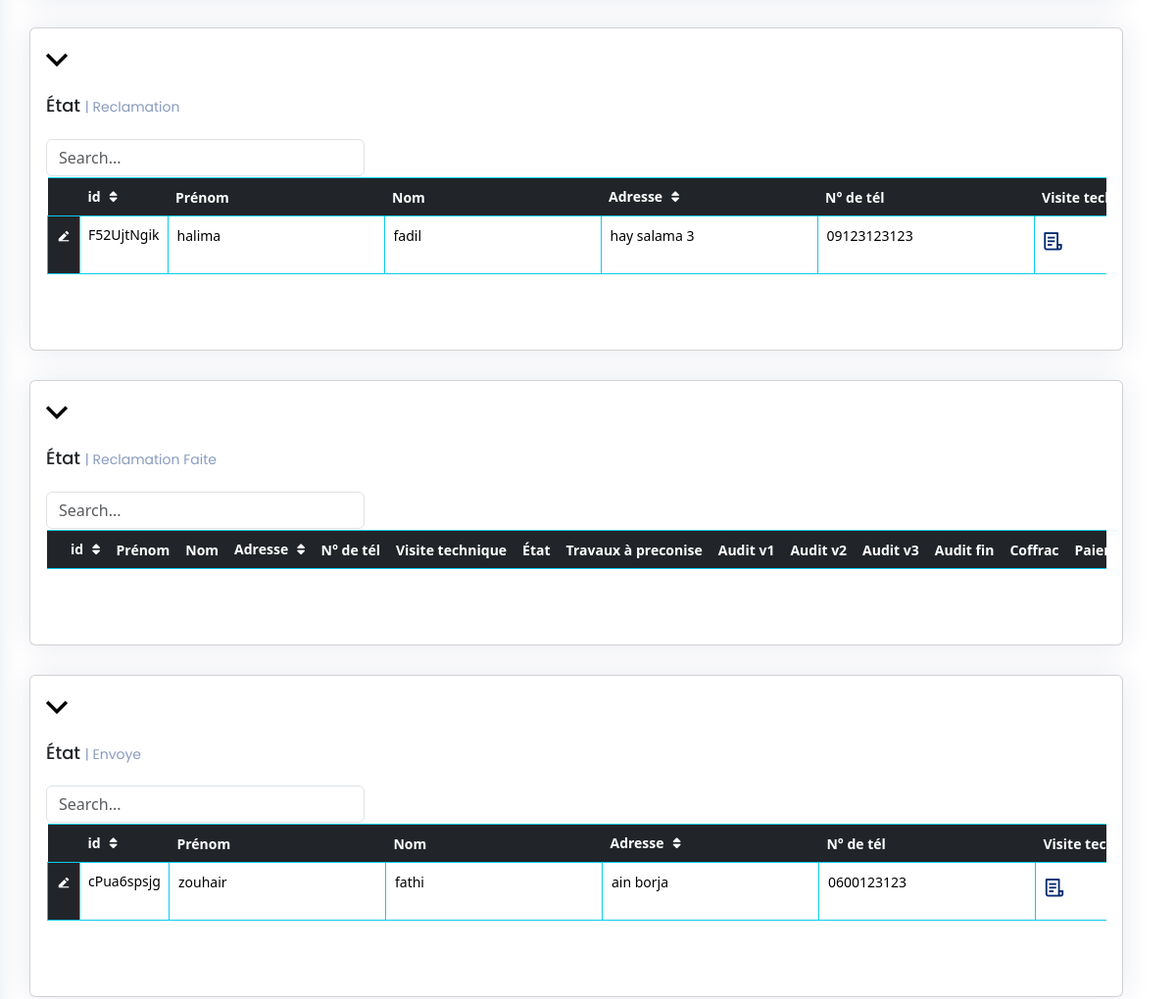
The page /formT/ (signed in, middle part) on the database as committed earlier.
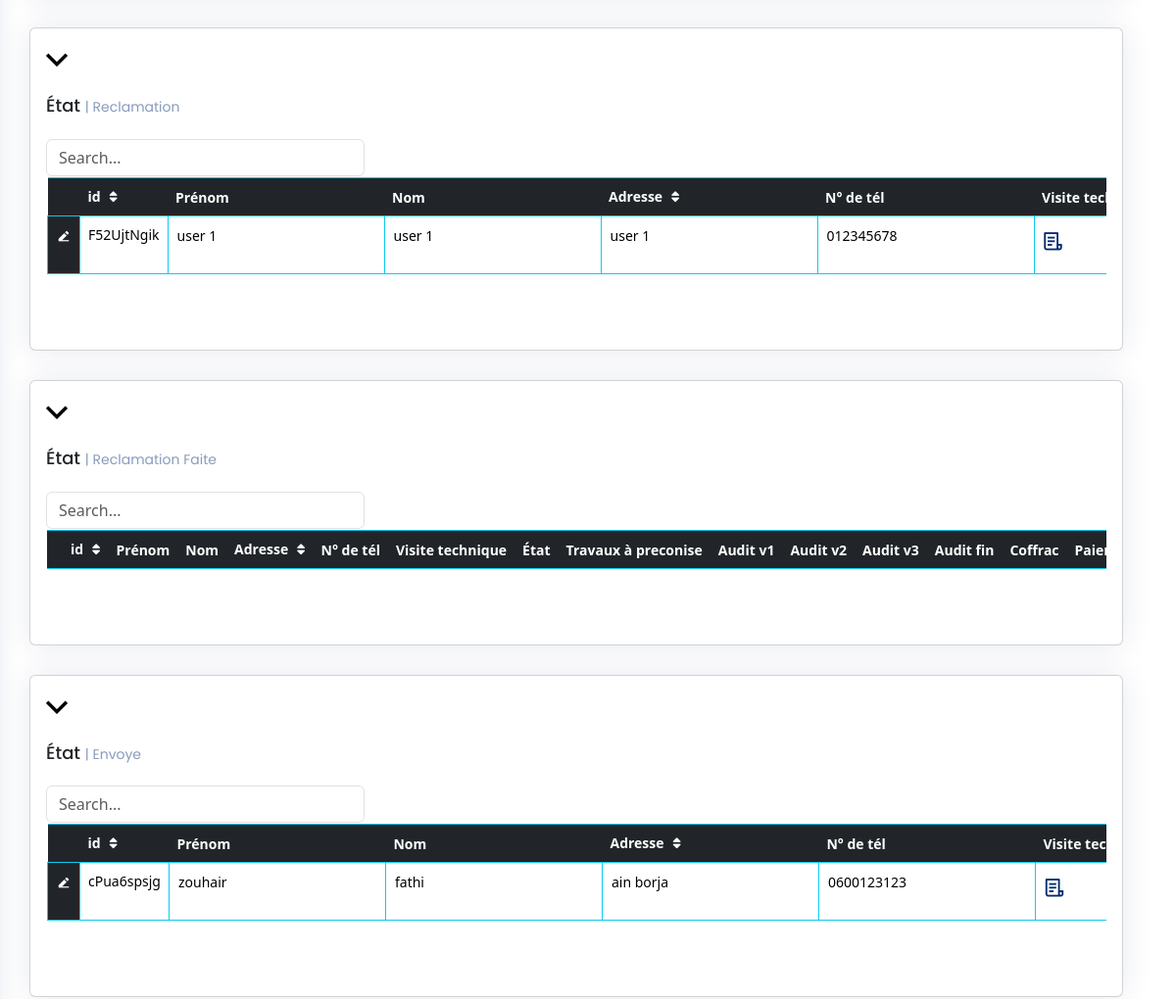
The same page on the database as committed later.
### ERapp/models.py (models this page shows, shortened)
class TableData001(models.Model):
    cell_id = models.CharField(max_length=255,blank=True)
    firstname = models.CharField(max_length=255,blank=True)
    lastname = models.CharField(max_length=255,blank=True)
    address = models.CharField(max_length=255,blank=True)
    num = models.CharField(max_length=255,blank=True)
    vt = models.FileField(upload_to='uploads/files',blank=True)
    etat_vt = models.CharField(max_length=255,blank=True)
    etat = models.CharField(max_length=255,blank=True)
    tp = models.CharField(max_length=255,blank=True)
    auditV1 = models.FileField(upload_to='uploads/files/%Y/%m/%d/',blank=True)
    auditV2 = models.FileField(upload_to='uploads/files/%Y/%m/%d/',blank=True)
    auditV3 = models.FileField(upload_to='uploads/files/%Y/%m/%d/',blank=True)
    coffrac = models.CharField(max_length=255,blank=True)
    paiement = models.BooleanField(default=False)
    agent= models.CharField(max_length=255,blank=True)
    creation_time =models.DateTimeField(auto_now_add=True, blank = True)

### ERapp/views.py (the view, shortened to what this page needs)
@login_required
def table_view(request): # add row
    data = TableData001.objects.all()
    col_count = data.count()
    column_names = TableData001._meta.get_fields()
    datafiles_VT = file_table_vt.objects.all()
    datafiles_AuditV1 = file_table_auditV1.objects.all()
    datafiles_AuditV2 = file_table_auditV2.objects.all()
    datafiles_AuditV3 = file_table_auditV3.objects.all()
    datafiles_AuditFinal = file_table_auditFinal.objects.all()
    message_box_01 = message_box_1.objects.all()
    table_index=[{1:""},{2:""},{3:""},{4:""},{5:""},{6:""},{7:""},{8:""},{9:""}]
    table_index={1:"",2:"",3:"",4:"",5:"",6:"",7:"",8:"",9:""}
    table_index=[1,2,3,4,5,6,7,8,9]
    table_state_ = ["A realiser","En cours","A modifier","Modification Faite","Reclamation","Reclamation Faite","Envoye","Annule","Fini"]
    table_index={"index":[1,2,3,4,5,6,7,8,9],
                 "state":["A realiser","En cours","A modifier","Modification Faite","Reclamation","Reclamation Faite","Envoye","Annule","Fini"]}
    table_index=[{'index':1,'state':"A realiser"},
                 {'index':2,'state':"En cours"},
                 {'index':3,'state':"A modifier"},
                 {'index':4,'state':"Modification Faite"},
                 {'index':5,'state':"Reclamation"},
                 {'index':6,'state':"Reclamation Faite"},
                 {'index':7,'state':"Envoye"},
                 {'index':8,'state':"Annule"},
                 {'index':9,'state':"Fini"}]
    return render(request, 'html/formPage.html', { 'data': data ,
                                                  'col_count':col_count ,
                                                  'column_names': column_names,
                                                  'datafiles_VT': datafiles_VT ,
                                                  'datafiles_AuditV1': datafiles_AuditV1 ,
                                                  'datafiles_AuditV2': datafiles_AuditV2 ,
                                                  'datafiles_AuditV3': datafiles_AuditV3 ,
                                                  'datafiles_AuditFinal':datafiles_AuditFinal,
                                                  'message_box_1':message_box_01,
                                                  'table_index':table_index})

### ERapp/templates/html/formPage.html (shortened to what this page needs)
{% load static %}
{% load l10n %}
{% load humanize %}
<!DOCTYPE html>
<html lang="fr">
<head>
  <link rel="stylesheet" href="https://cdnjs.cloudflare.com/ajax/libs/font-awesome/5.15.3/css/all.min.css">
  <link href="{% static 'css/style.css' %}" rel="stylesheet" type="text/css">
  <link href="{% static 'vendor/bootstrap/css/bootstrap.min.css' %}" rel="stylesheet">
  <link href="{% static 'vendor/bootstrap-icons/bootstrap-icons.css' %}" rel="stylesheet">
  <link href="{% static 'vendor/boxicons/css/boxicons.min.css' %}" rel="stylesheet">
  <link href="{% static 'vendor/quill/quill.snow.css' %}" rel="stylesheet">
  <link href="{% static 'vendor/quill/quill.bubble.css' %}" rel="stylesheet">
  <link href="{% static 'vendor/remixicon/remixicon.css' %}" rel="stylesheet">
  <link href="{% static 'vendor/simple-datatables/style.css' %}" rel="stylesheet">
</head>
<body onload="load()">
  {% if user.is_authenticated  and "w1" in user.role  %}
  <main id="main" class="main">
    <section class="section dashboard">
      <div class="row">
            {% for k  in table_index %}
            <div class="row">
              <div class="col-12">
                <div class="card recent-sales">
                  <div class="reduce_div">
                    <button class="reduce_table_size" type="button" style="width:40px;height:40px;"><i class=" ri-arrow-down-s-line fa-3x" ></i></butoon>
                  </div>
                  <div class="card-body">
                    <h5 class="card-title">État <span>| {{k.state}}</span></h5>
                    <input class="form-control" type="text" id="filterInput_{{ k.index }}" placeholder="Search..." style="width:30%;min-width:100px;">
                      <div class="overflow-auto" style="padding:1px;">
                      <form method="post"  enctype="multipart/form-data">
                      <table class="table  table-hover   table-bordered  table-borderless border-info " id="tableDATA_{{k.index}}" cellspacing="0" >
                          <thead class="table-dark border-info">
                            <th class="fixed-column" ></th>
                            <th data-sortable="true" data-column="id"  >id <span class="sortable-icon"  data-column="id"></span></th>
                            <th>Prénom</th>
                            <th>Nom</th>
                            <th data-sortable="true" data-column="adresse">Adresse <span class="sortable-icon"  data-column="adresse"></th>
                            <th>N° de tél</th>
                            <th colspan=2>Visite technique</th>
                            <th >État</th>
                            <th>Travaux à preconise</th>
                            <th>Audit v1</th>
                            <th>Audit v2</th>
                            <th>Audit v3</th>
                            <th>Audit fin</th>
                            <th>Coffrac</th>
                            <th>Paiement</th>
                          </thead>
                          <tbody id="myTable_{{k.index}}">
                              {% for item in data %}
                              {% if item.etat == k.state %}
                            <tr>
                                <td class="fixed-column fixed-column-backcolor"><button  class="button_table_data" type="button" id="table{{k.index}}_edit_col" name="" value="" onclick="my_Func_edit_table_{{k.index}}('{{item.cell_id}}') "><i class="ri-edit-2-fill"></i></button></td>
                                <td ><p style="width:auto;">{{ item.cell_id }}</p></td>
                                <td class="td_input_cell" ><input class="input_table_data" type="text" name="table{{k.index}}_firstname" id="table{{k.index}}_firstname{{ item.cell_id }}" value="{{ item.firstname }}"  ></td>
                                <td class="td_input_cell"><input class="input_table_data" type="text" name="table{{k.index}}_lastname" id="table{{k.index}}_lastname{{ item.cell_id }}" value="{{ item.lastname }}"  ></td>
                                <td class="td_input_cell"><input class="input_table_data" type="text" name="table{{k.index}}_address" id="table{{k.index}}_address{{ item.cell_id }}" value="{{ item.address }}"  ></td>
                                <td class="td_input_cell"><input class="input_table_data" type="text" name="table{{k.index}}_num" id="table{{k.index}}_num{{ item.cell_id }}" value="{{ item.num }}"  ></td>
                                <td class="td_input_cell" >
                                  <nav class="header-nav ms-auto" >
                                    <a class="nav-link nav-icon show" href="#" data-bs-toggle="dropdown" aria-expanded="true">
                                      <i class="ri-file-list-3-line"></i>
                                    </a>
                                  </nav>
                                </td>
                              </tr>
                              {% endif %}
                              {% endfor %}
                          </tbody>
                      </table>
                  </form>
                </div>
                  </div>
                </div>
              </div>
            </div>
            {% endfor %}
      </div>
    </section>
  </main>
  {% else %}
  <script>
    window.location.href = "{% url 'not_logged_in' %}";
  </script>
  {% endif %}
</body>
</html>

### ERapp/static/css/style.css (style rules this page uses)
.reduce_div button { border: none !important; background: none !important; width:50px !important; height:50px !important; }
.reduce_div { padding: 0px; margin: 0px; margin-bottom: -20px; }
.fixed-column { position:sticky; left: 0; z-index: 1; text-align: center; }
.fixed-column-backcolor { width:auto; --bs-table-color: #fff !important; --bs-table-bg: #212529 !important; --bs-table-border-color: #4d5154 !important; --bs-table-striped-bg: #2c3034 !important; --bs-table-striped-color: #fff !important; --bs-table-active-bg: #373b3e !important; --bs-table-active-color: #fff !important; --bs-table-hover-bg: #323539 !important; --bs-table-hover-color: #fff !important; color: var(--bs-table-color)!important; border-color: var(--bs-table-border-color)!important; --bs-border-opacity: 1; border-color: rgba(var(--bs-info-rgb), var(--bs-border-opacity)) !important; }
.fixed-column-backcolor .ri-edit-2-fill , .ri-add-circle-line { color:#fff !important; }
.sortable-icon::before { content: "\f0dc"; margin-left: 5px; font-family: 'Font Awesome 5 Free'; font-weight: 900; }
.card-body { height:auto; max-height:800px; }
#tableDATA_1, #tableDATA_2, #tableDATA_3 , #tableDATA_4 , #tableDATA_5 , #tableDATA_6 , #tableDATA_7 , #tableDATA_8 , #tableDATA_9 { margin-bottom: 60px; }
:root { scroll-behavior: smooth; }
body { font-family: "Open Sans", sans-serif; background: #f6f9ff; color: #444444; }
h1, h2, h3, h4, h5, h6 { font-family: "Nunito", sans-serif; }
#main { margin-top: 60px; padding: 20px 30px; transition: all 0.3s; }
.card { margin-bottom: 30px; border: none; border-radius: 5px; box-shadow: 0px 0 30px rgba(1, 41, 112, 0.1); }
.card-title { padding: 20px 0 15px 0; font-size: 18px; font-weight: 500; color: #012970; font-family: "Poppins", sans-serif; }
.card-title span { color: #899bbd; font-size: 14px; font-weight: 400; }
.card-body { padding: 0 20px 20px 20px; }
@media (min-width: 1200px) { #main, #footer { margin-left: 300px; } }
@media (min-width: 1200px) { .toggle-sidebar #main, .toggle-sidebar #footer { margin-left: 0; } }
.dashboard .recent-sales { font-size: 14px; }
.dashboard .recent-sales .table thead { background: #f6f6fe; }

Rows that differ between the two databases and show on the page:
changed TableData001 "F52UjtNgik": firstname "halima" → "user 1"; lastname "fadil" → "user 1"; address "hay salama 3" → "user 1"; num "09123123123" → "012345678"
